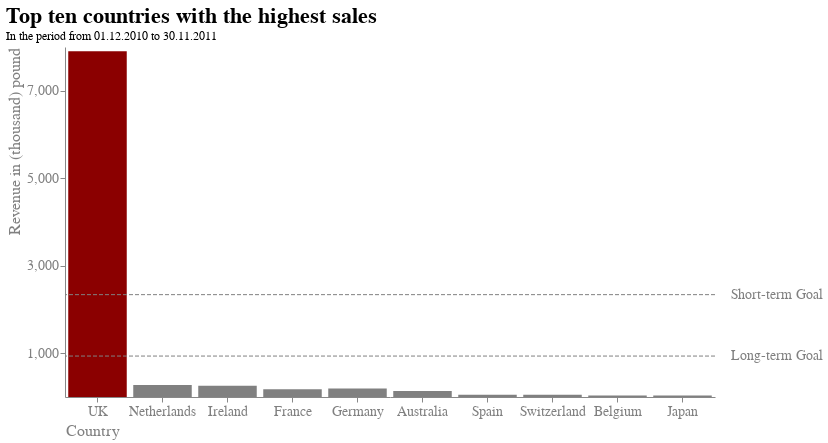

This figure's notebook cell:
### Code cell
# Visualisierung der umsatzstärksten Kunden
chart_co1 = alt.Chart(df_plot).mark_bar().encode(
    y=alt.Y("TotalPrice",
            axis=alt.Axis(title="Revenue in (thousand) pound", 
                          labelAngle=0,
                          titleAnchor="end",
                          grid=False,
                          values=[1000,3000,5000,7000])),
    x=alt.X("Country",
            sort=["UK", "Netherlands","Ireland","France","Germany","Australia","Spain","Switzerland","Belgium","Sweden"],
            axis=alt.Axis(title = "Country",
                          titleAnchor="start",
                          labelAngle=0)),
    color=alt.condition(
        alt.FieldOneOfPredicate("Country", ["UK"]),
        alt.value("darkred"),     
        alt.value("grey")     
    )
).properties(
    title={"text":["Top ten countries with the highest sales"], "subtitle":["In the period from 01.12.2010 to 30.11.2011"]},
    width=650,
    height=350
)

rule = alt.Chart(
    pd.DataFrame({'y':[935.8514159999996]})
).mark_rule(color='grey', strokeDash=[4, 2]).encode(
    y='y'
)

goal = alt.Chart().mark_text(
    align="left",
    baseline="bottom",
    fontSize=14,
    fontWeight=400,
    color="grey"
).encode(
    x=alt.value(666),  # pixels from left
    y=alt.value(316),  # pixels from top
    text=alt.value("Long-term Goal")
)
rule_short = alt.Chart(
    pd.DataFrame({'y':[2339.6]})
).mark_rule(color='grey', strokeDash=[4, 2]).encode(
    y='y'
)

goal_short = alt.Chart().mark_text(
    align="left",
    baseline="bottom",
    fontSize=14,
    fontWeight=400,
    color="grey"
).encode(
    x=alt.value(666),  # pixels from left
    y=alt.value(255),  # pixels from top
    text=alt.value("Short-term Goal")
)

alt.layer(chart_co1 + rule + goal + rule_short + goal_short).configure_view(
    strokeWidth=0
).configure_title(
    fontSize=22,
    font="Arial",
    color="black",
    anchor="start"
).configure_axis(
    labelFont="Arial",
    titleFont="Arial",
    labelFontSize=14,
    titleFontSize=16,
    titleFontWeight="normal",
    labelColor="grey",
    titleColor="grey"
)

### Figure 1 — Vega-Lite specification as saved in the notebook (floating-point values rounded to 4 significant figures)
{"config": {"view": {"continuousWidth": 400, "continuousHeight": 300, "strokeWidth": 0}, "axis": {"labelColor": "grey", "labelFont": "Arial", "labelFontSize": 14, "titleColor": "grey", "titleFont": "Arial", "titleFontSize": 16, "titleFontWeight": "normal"}, "title": {"anchor": "start", "color": "black", "font": "Arial", "fontSize": 22}}, "layer": [{"layer": [{"data": {"name": "data-22ec7abc7ffccf0e3e85c366f7df0e77"}, "mark": "bar", "encoding": {"color": {"condition": {"value": "darkred", "test": {"field": "Country", "oneOf": ["UK"]}}, "value": "grey"}, "x": {"axis": {"labelAngle": 0, "title": "Country", "titleAnchor": "start"}, "field": "Country", "sort": ["UK", "Netherlands", "Ireland", "France", "Germany", "Australia", "Spain", "Switzerland", "Belgium", "Sweden"], "type": "nominal"}, "y": {"axis": {"grid": false, "labelAngle": 0, "title": "Revenue in (thousand) pound", "titleAnchor": "end", "values": [1000, 3000, 5000, 7000]}, "field": "TotalPrice", "type": "quantitative"}}, "height": 350, "title": {"text": ["Top ten countries with the highest sales"], "subtitle": ["In the period from 01.12.2010 to 30.11.2011"]}, "width": 650}, {"data": {"name": "data-87d6d0f387e6c7ee1ee5cf9a58ffd7ee"}, "mark": {"type": "rule", "color": "grey", "strokeDash": [4, 2]}, "encoding": {"y": {"field": "y", "type": "quantitative"}}}, {"data": {"name": "empty"}, "mark": {"type": "text", "align": "left", "baseline": "bottom", "color": "grey", "fontSize": 14, "fontWeight": 400}, "encoding": {"text": {"value": "Long-term Goal"}, "x": {"value": 666}, "y": {"value": 316}}}, {"data": {"name": "data-543e7c3138724f3aad8f0c81a02b2856"}, "mark": {"type": "rule", "color": "grey", "strokeDash": [4, 2]}, "encoding": {"y": {"field": "y", "type": "quantitative"}}}, {"data": {"name": "empty"}, "mark": {"type": "text", "align": "left", "baseline": "bottom", "color": "grey", "fontSize": 14, "fontWeight": 400}, "encoding": {"text": {"value": "Short-term Goal"}, "x": {"value": 666}, "y": {"value": 255}}}]}], "$schema": "https://vega.github.io/schema/vega-lite/v4.17.0.json", "datasets": {"data-22ec7abc7ffccf0e3e85c366f7df0e77": [{"Quantity": 4057262, "UnitPrice": 1552000.0, "CustomerID": 5368000000.0, "TotalPrice": 7904.0, "Country": "UK"}, {"Quantity": 192552, "UnitPrice": 5491.0, "CustomerID": 32370000.0, "TotalPrice": 271.8, "Country": "Netherlands"}, {"Quantity": 138521, "UnitPrice": 31570.0, "CustomerID": 105500000.0, "TotalPrice": 257.5, "Country": "Ireland"}, {"Quantity": 112450, "UnitPrice": 24420.0, "CustomerID": 111000000.0, "TotalPrice": 194.0, "Country": "Germany"}, {"Quantity": 106086, "UnitPrice": 21370.0, "CustomerID": 99550000.0, "TotalPrice": 176.0, "Country": "France"}, {"Quantity": 83653, "UnitPrice": 3442.0, "CustomerID": 15670000.0, "TotalPrice": 137.0, "Country": "Australia"}, {"Quantity": 30228, "UnitPrice": 5572.0, "CustomerID": 23350000.0, "TotalPrice": 52.51, "Country": "Switzerland"}, {"Quantity": 26363, "UnitPrice": 7932.0, "CustomerID": 30760000.0, "TotalPrice": 51.52, "Country": "Spain"}, {"Quantity": 25270, "UnitPrice": 716.0, "CustomerID": 4427000.0, "TotalPrice": 35.54, "Country": "Japan"}, {"Quantity": 21791, "UnitPrice": 5826.0, "CustomerID": 23340000.0, "TotalPrice": 35.38, "Country": "Belgium"}], "data-87d6d0f387e6c7ee1ee5cf9a58ffd7ee": [{"y": 935.9}], "empty": [{}], "data-543e7c3138724f3aad8f0c81a02b2856": [{"y": 2340.0}]}}
